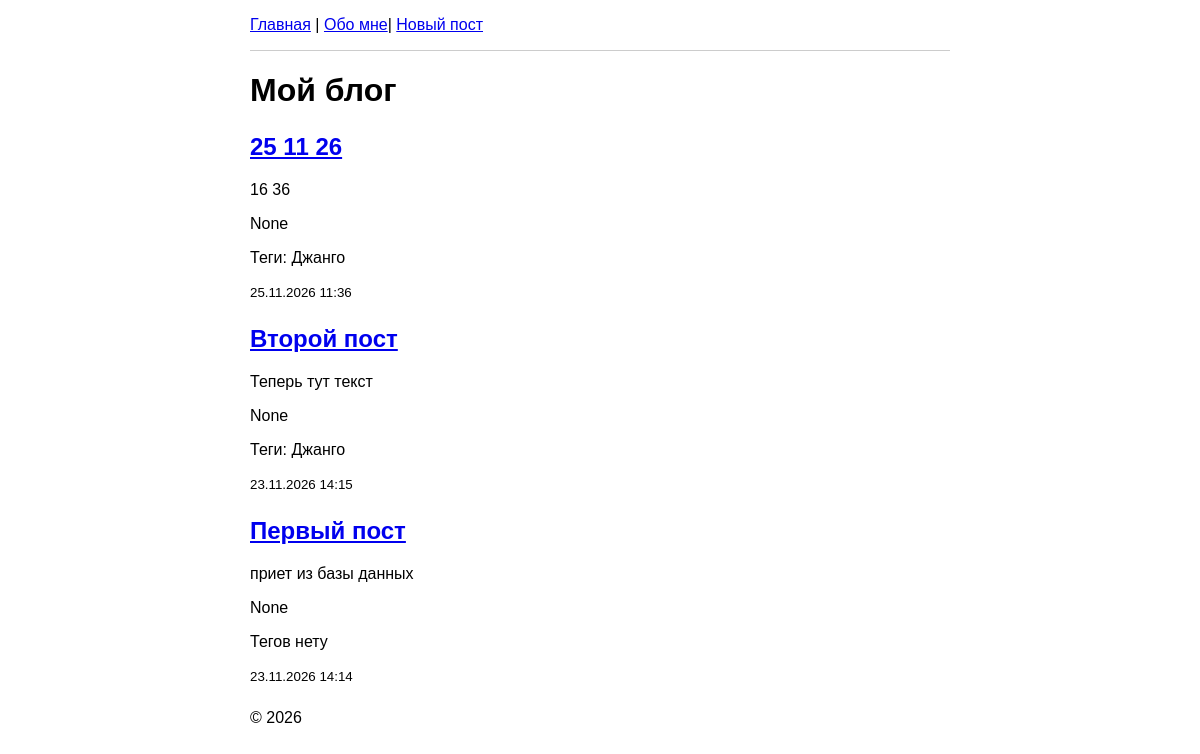
Before: / with the older database file.
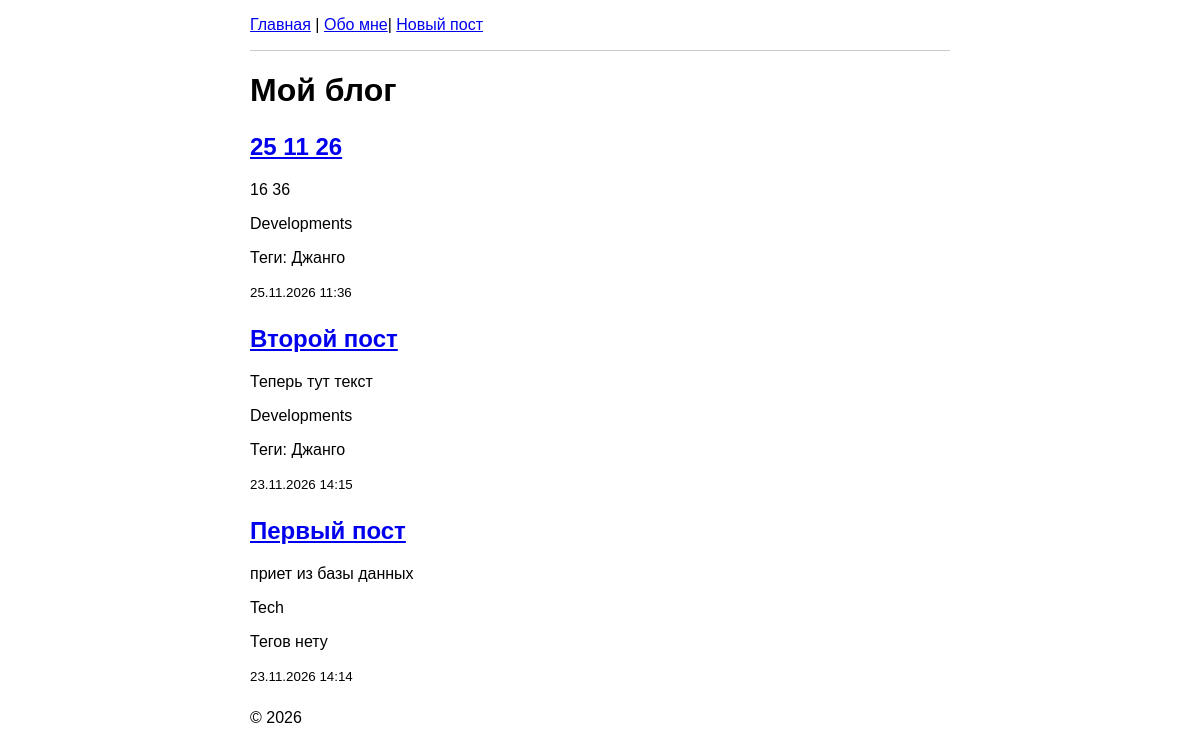
After: the same page with the newer database file.
### students/models.py (models this page shows, shortened)
class Post(models.Model):
    objects = models.Manager()
    title = models.CharField('Заголовок', max_length=200)
    text = models.TextField('Текст', blank=True)
    created_at = models.DateTimeField('Создан', auto_now_add=True)
    is_published = models.BooleanField('Опубликован', default=True)
    views = models.PositiveIntegerField(default=0)
    category = models.ForeignKey(Category,
                                verbose_name='Категория',
                                on_delete=models.SET_NULL,
                                null=True,
                                blank=True,
                                related_name='posts',)
    tags = models.ManyToManyField(Tag, verbose_name='Теги', blank=True, related_name='posts')
    class Meta:
        ordering = ['-created_at']
        verbose_name = 'Пост'
        verbose_name_plural = 'Посты'

class Category(models.Model):
    name = models.CharField('Название', max_length=100, unique=True)
    class Meta:
        verbose_name = 'Категория'
        verbose_name_plural = 'Категории'
    def __str__(self):
        return self.name

### students/views.py (the view)
# urls.py: 2. Add a URL to urlpatterns:  path('', views.home, name='home')
def home(request):
    posts = Post.objects.filter(is_published='True')
    return render(request, 'students/home.html', {'posts': posts})

### students/models.py (called while the page is built)
    def __str__(self):
        return self.name

### students/templates/students/home.html (shortened to what this page needs)
{% extends 'students/base.html' %}
{% block content %}
    <h1>Мой блог</h1>
    {% for post in posts %}
    <article>
        <h2><a href="{% url 'post_detail' post.pk %}">{{ post.title }}</a></h2>
        <p>{{ post.text|truncatewords:20 }}</p>
        <p>{{ post.category }}</p>
        {% for tag in post.tags.all %}
            <p>Теги: {{ tag }}</p>
        {% empty %}
            <p>Тегов нету</p>
        {% endfor %}
        <small>{{ post.created_at|date:"d.m.Y H:i" }}</small>
    </article>
    {% empty %}
        <p>Постов пока нет.</p>
    {% endfor %}
{% endblock %}

Changed rows visible on the page:
changed Post (number 1 of 3 on the later page): category "None" → "Developments"
changed Post "Второй пост": category "None" → "Developments"
changed Post "Первый пост": category "None" → "Tech"
